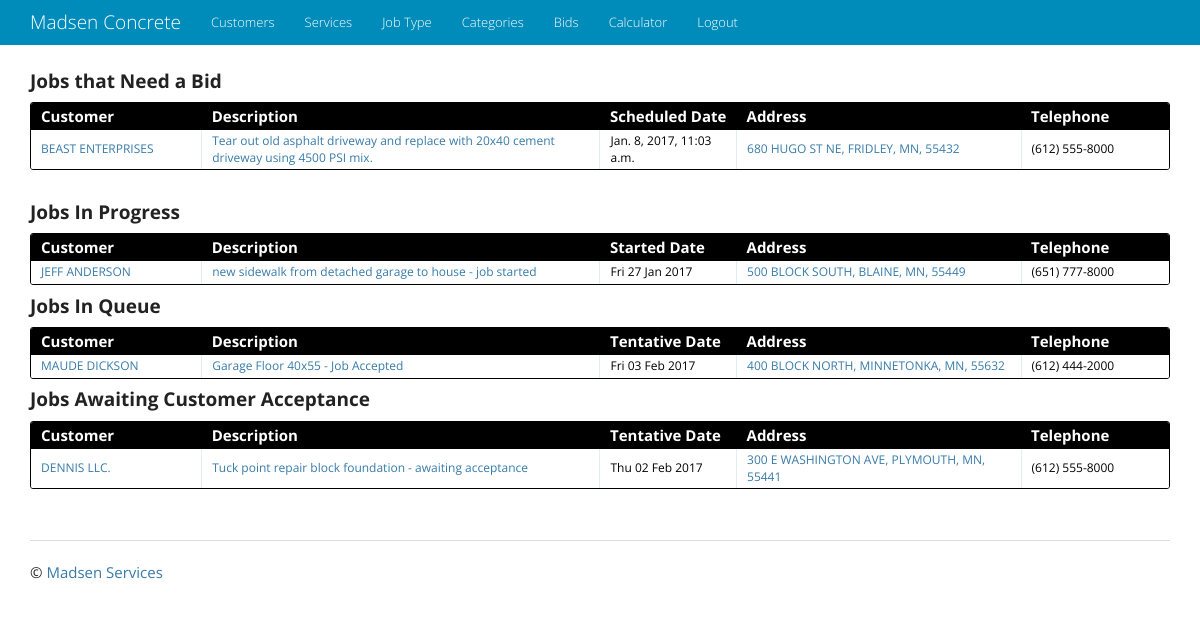
The page / on the database its author committed.
### bid/models.py (models this page shows, shortened)
class Bid(models.Model):
    description = models.CharField(max_length=2000)
    notes = models.CharField(max_length=2000, blank=True)
    timestamp = models.DateTimeField(auto_now_add=True)
    customer = models.ForeignKey('customer.Customer', on_delete=models.CASCADE)
    address = models.ForeignKey('address.Address')
    scheduled_bid_date = models.DateTimeField(null=True, blank=True)
    tentative_start = models.DateField(null=True, blank=True)
    actual_start = models.DateField(null=True, blank=True)
    completion_date = models.DateField(null=True, blank=True)
    down_payment_amount = models.FloatField(default=0)
    down_payment_date = models.DateField(null=True, blank=True)
    final_payment_amount = models.FloatField(default=0)
    final_payment_date = models.DateField(null=True, blank=True)
    status = models.CharField(max_length=2000, choices=BID_STATUS, default='Needs Bid')
    class Meta:
        verbose_name_plural = 'Bids'
    def get_absolute_url(self):
        return reverse('bid_app:bid_update', kwargs={'pk': self.id})

### customer/models.py (models this page shows)
class Customer(models.Model):
    first_name = models.CharField(max_length=64, help_text="Enter the customer's first name")
    last_name = models.CharField(max_length=64, blank=True, help_text="Enter the customer's last name")
    company_name = models.CharField(max_length=128, blank=True, help_text="Enter the company name")
    email = models.EmailField(help_text="Enter the customer email address", blank=True)
    telephone = models.CharField(max_length=10, blank=True, help_text="Enter the customer telephone number")
    created_date = models.DateTimeField(auto_now_add=True)
    class Meta:
        verbose_name_plural = 'Customers'
    def __str__(self):
        if self.company_name:
            return self.company_name
        else:
            return '{} {}'.format(self.first_name, self.last_name)
    def get_absolute_url(self):
        return reverse('customer_app:customer_detail', kwargs={'pk': self.pk})

### address/models.py (models this page shows, shortened)
class Address(models.Model):
    street = models.CharField(max_length=128, blank=True, help_text="Enter the street address")
    city = models.CharField(max_length=50, blank=True, help_text="Enter the city")
    state = models.CharField(max_length=2, blank=True, help_text="Enter the 2 digit state abbreviation")
    zip = models.CharField(max_length=5, blank=True, help_text="Enter the 5 digit zipcode")
    customer = models.ForeignKey('customer.Customer', on_delete=models.CASCADE)
    class Meta:
        verbose_name_plural = 'Addresses'
    def __str__(self):
        return '{0}, {1}, {2}, {3}'.format(self.street, self.city, self.state, self.zip)

### overview/views.py (the view)
# urls.py: url(r'^$', OverviewList.as_view(), name='overview_list'),
class OverviewList(ListView):
    model = Bid
    template_name = 'overview/overview_list.html'
    def get_context_data(self, **kwargs):
        context = super(OverviewList, self).get_context_data(**kwargs)
        bid_obj_list = Bid.objects.all()
        context['jobs_needing_bid'] = bid_obj_list.filter(status='Needs Bid').order_by('scheduled_bid_date')
        context['jobs_in_progress'] = bid_obj_list.filter(status='Job Started').order_by('actual_start')
        context['jobs_in_queue'] = bid_obj_list.filter(status='Job Accepted').order_by('tentative_start')
        context['jobs_awaiting_acceptance'] = bid_obj_list.filter(status='Awaiting Customer Acceptance')\
            .order_by('-scheduled_bid_date')
        return context

### customer/templatetags/format_telephone.py (called while the page is built)
@register.filter
def format_telephone(value):
    if len(value) == 10:
        value = "({}) {}-{}".format(value[:3], value[3:6], value[6:])
    return value

### customer/templatetags/urlify.py (called while the page is built)
@register.filter
def urlify(value):
    value = quote_plus(value)
    return value

### templates/overview/overview_list.html
{% extends "base.html" %}
{% load urlify %}
{% load format_telephone %}
{% block content %}
<div class="entries">
  <h4><strong>Jobs that Need a Bid</strong></h4>
  <div class="datagrid">
    <table>
      <thead>
        <tr>
          <th width="15%"><strong>Customer</strong></th>
          <th width="35%"><strong>Description</strong></th>
          <th width="12%"><strong>Scheduled Date</strong></th>
          <th width="25%"><strong>Address</strong></th>
          <th width="13%"><strong>Telephone</strong></th>
        </tr>
      </thead>
    {% for bid in jobs_needing_bid %}
          <tr style="{% cycle 'background: white' 'background: #F0F0F0' %}">
              <td><a href="{{ bid.customer.get_absolute_url }}">{{ bid.customer }}</a></td>
              <td><a href="{{ bid.get_absolute_url }}">{{ bid.description|truncatechars:100 }}</a></td>
              <td>{{ bid.scheduled_bid_date }}</td>
              <td><a href="https://www.google.com/maps/place/{{ bid.address.street|urlify|add:'+'|add:bid.address.zip }}"
                     target="_blank">{{ bid.address }}</a></td>
              <td>{{ bid.customer.telephone|format_telephone }}</td>
    {% endfor %}
    </table>
  </div>
</div>
<br>
<div class="entries">
  <h4><strong>Jobs In Progress</strong></h4>
  <div class="datagrid">
    <table>
      <thead>
        <tr>
          <th width="15%"><strong>Customer</strong></th>
          <th width="35%"><strong>Description</strong></th>
          <th width="12%"><strong>Started Date</strong></th>
          <th width="25%"><strong>Address</strong></th>
          <th width="13%"><strong>Telephone</strong></th>
        </tr>
      </thead>
    {% for bid in jobs_in_progress %}
          <tr style="{% cycle 'background: white' 'background: #F0F0F0' %}">
              <td><a href="{{ bid.customer.get_absolute_url }}">{{ bid.customer }}</a></td>
              <td><a href="{{ bid.get_absolute_url }}">{{ bid.description|truncatechars:100 }}</a></td>
              <td>{{ bid.actual_start|date:"D d M Y" }}</td>
              <td><a href="https://www.google.com/maps/place/{{ bid.address.street|urlify|add:'+'|add:bid.address.zip }}"
                     target="_blank">{{ bid.address }}</a></td>
              <td>{{ bid.customer.telephone|format_telephone }}</td>
    {% endfor %}
    </table>
  </div>
</div>
<div class="entries">
  <h4><strong>Jobs In Queue</strong></h4>
  <div class="datagrid">
    <table>
      <thead>
        <tr>
          <th width="15%"><strong>Customer</strong></th>
          <th width="35%"><strong>Description</strong></th>
          <th width="12%"><strong>Tentative Date</strong></th>
          <th width="25%"><strong>Address</strong></th>
          <th width="13%"><strong>Telephone</strong></th>
        </tr>
      </thead>
    {% for bid in jobs_in_queue %}
          <tr style="{% cycle 'background: white' 'background: #F0F0F0' %}">
              <td><a href="{{ bid.customer.get_absolute_url }}">{{ bid.customer }}</a></td>
              <td><a href="{{ bid.get_absolute_url }}">{{ bid.description|truncatechars:100 }}</a></td>
              <td>{{ bid.tentative_start|date:"D d M Y" }}</td>
              <td><a href="https://www.google.com/maps/place/{{ bid.address.street|urlify|add:'+'|add:bid.address.zip }}"
                     target="_blank">{{ bid.address }}</a></td>
              <td>{{ bid.customer.telephone|format_telephone }}</td>
    {% endfor %}
    </table>
  </div>
</div>
<div class="entries">
  <h4><strong>Jobs Awaiting Customer Acceptance</strong></h4>
  <div class="datagrid">
    <table>
      <thead>
        <tr>
          <th width="15%"><strong>Customer</strong></th>
          <th width="35%"><strong>Description</strong></th>
          <th width="12%"><strong>Tentative Date</strong></th>
          <th width="25%"><strong>Address</strong></th>
          <th width="13%"><strong>Telephone</strong></th>
        </tr>
      </thead>
    {% for bid in jobs_awaiting_acceptance %}
          <tr style="{% cycle 'background: white' 'background: #F0F0F0' %}">
              <td><a href="{{ bid.customer.get_absolute_url }}">{{ bid.customer }}</a></td>
              <td><a href="{{ bid.get_absolute_url }}">{{ bid.description|truncatechars:100 }}</a></td>
              <td>{{ bid.scheduled_bid_date|date:"D d M Y" }}</td>
              <td><a href="https://www.google.com/maps/place/{{ bid.address.street|urlify|add:'+'|add:bid.address.zip }}"
                     target="_blank">{{ bid.address }}</a></td>
              <td>{{ bid.customer.telephone|format_telephone }}</td>
    {% endfor %}
    </table>
  </div>
</div>
{% endblock content %}

### static/css/main.css (style rules this page uses)
body { padding: 60px 0; background: #ffffff; }
a, h1, h2 { color: #377BA8; }
.entries { list-style: none; margin: 0; padding: 0; }
.datagrid table { border-collapse: collapse; text-align: left; width: 100%; }
.datagrid { background: #fff; overflow: hidden; border: 1px solid #000000; border-radius: 3px; }
.datagrid table td, .datagrid table th { padding: 3px 10px; }
.datagrid table thead th { background-color:#000000; color:#FFFFFF; font-size: 15px; font-weight: bold; }
.datagrid table thead th:first-child { border: none; }
.datagrid table tbody td { color: #000000; border-left: 1px solid #E1EEF4; font-size: 12px; font-weight: normal; }
.datagrid table tbody td:first-child { border-left: none; }
.datagrid table tbody tr:last-child td { border-bottom: none; }

### rows shown on the page
Bid: customer "BEAST ENTERPRISES", description "Tear out old asphalt driveway and replace with 20x40 cement driveway using 4500 PSI mix.", scheduled_bid_date "Jan. 8, 2017, 11:03 a.m.", address "680 HUGO ST NE, FRIDLEY, MN, 55432", customer.telephone "(612) 555-8000"
Bid: customer "JEFF ANDERSON", description "new sidewalk from detached garage to house - job started", actual_start "Fri 27 Jan 2017", address "500 BLOCK SOUTH, BLAINE, MN, 55449", customer.telephone "(651) 777-8000"
Bid: customer "MAUDE DICKSON", description "Garage Floor 40x55 - Job Accepted", tentative_start "Fri 03 Feb 2017", address "400 BLOCK NORTH, MINNETONKA, MN, 55632", customer.telephone "(612) 444-2000"
Bid: customer "DENNIS LLC.", description "Tuck point repair block foundation - awaiting acceptance", scheduled_bid_date "Thu 02 Feb 2017", address "300 E WASHINGTON AVE, PLYMOUTH, MN, 55441", customer.telephone "(612) 555-8000"
